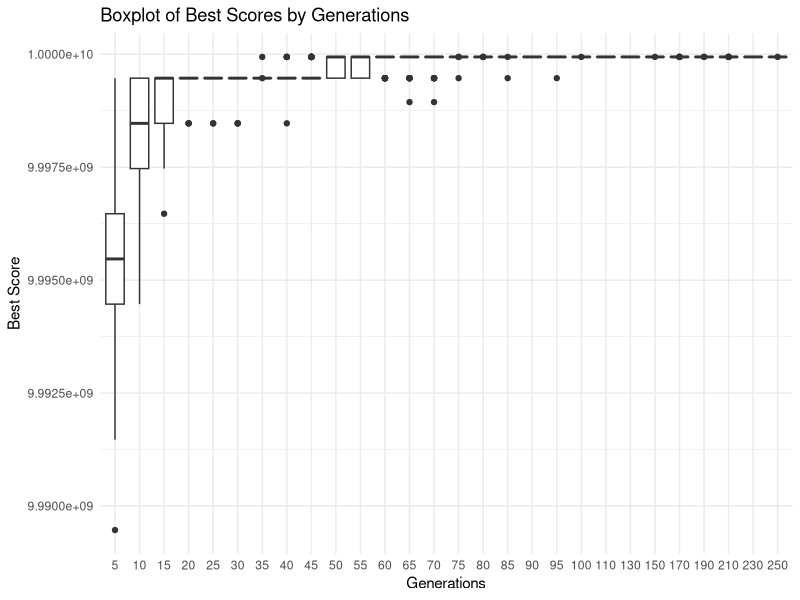
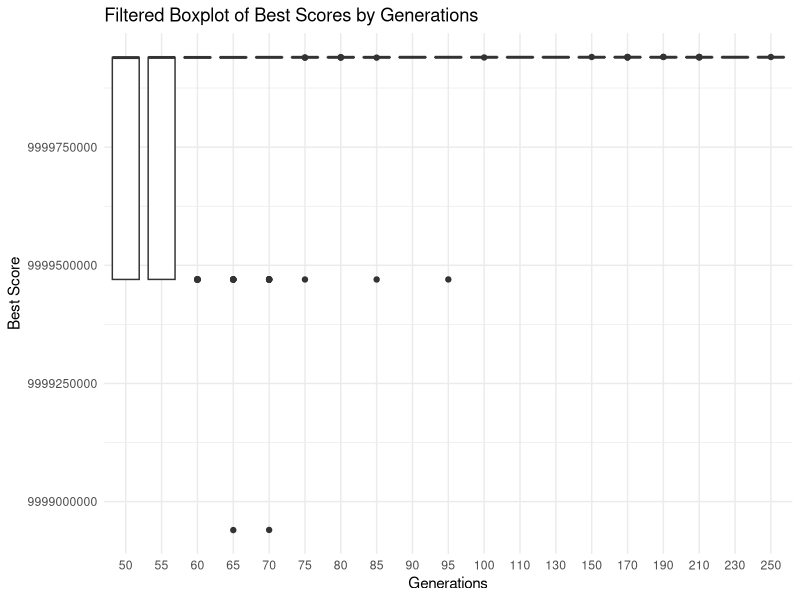
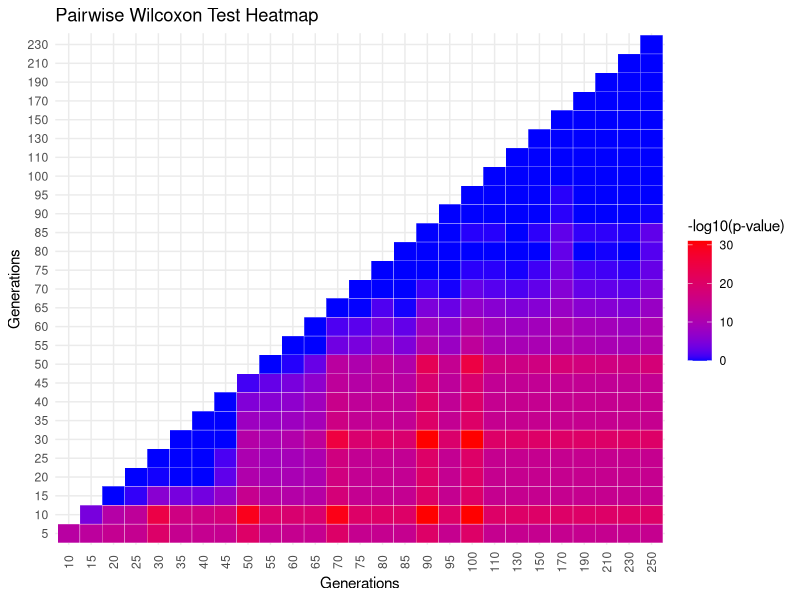

R code for these plots, in order:
## ---- chunk 1
library(ggplot2)
library(reshape2)

data <- read.csv("knapsack_results_250base_inc20.csv")
filtered_data <- subset(data, !(generations %in% c(5, 10, 15, 20, 25, 30, 35, 40, 45)))

# boxplot
ggplot(data, aes(x = as.factor(generations), y = best_score)) +
  geom_boxplot() +
  labs(title = "Boxplot of Best Scores by Generations", x = "Generations", y = "Best Score") +
  theme_minimal()

ggplot(filtered_data, aes(x = as.factor(generations), y = best_score)) +
  geom_boxplot() +
  labs(title = "Filtered Boxplot of Best Scores by Generations", x = "Generations", y = "Best Score") +
  theme_minimal()


## ---- chunk 2
# p values
library(knitr)
library(kableExtra)

wilcox_results <- pairwise.wilcox.test(data$best_score,
                                       as.factor(data$generations),
                                       p.adjust.method = "bonferroni")

# Extract Wilcoxon test results as a matrix
matrix_results <- wilcox_results$p.value

# Round the matrix_results to the nearest hundredth
rounded_matrix <- round(matrix_results, 2)

# Replace NA values with "-" for better readability
matrix_results[is.na(matrix_results)] <- "-"

# Convert Wilcoxon test results into a data frame
wilcox_matrix <- as.data.frame(as.table(wilcox_results$p.value))

# Rename columns for clarity
colnames(wilcox_matrix) <- c("Gen1", "Gen2", "P_Value")

# Remove NA values
wilcox_matrix <- na.omit(wilcox_matrix)

# Convert generations to numeric
wilcox_matrix$Gen1 <- as.numeric(as.character(wilcox_matrix$Gen1))
wilcox_matrix$Gen2 <- as.numeric(as.character(wilcox_matrix$Gen2))

# Create the heatmap
ggplot(wilcox_matrix, aes(
  x = factor(Gen1, levels = unique(wilcox_matrix$Gen1)),
  y = factor(Gen2, levels = unique(wilcox_matrix$Gen2)),
  fill = -log10(P_Value)
)) +
  geom_tile(color = "white") +
  scale_fill_gradient(low = "blue",
                      high = "red",
                      name = "-log10(p-value)") +
  labs(title = "Pairwise Wilcoxon Test Heatmap", x = "Generations", y = "Generations") +
  theme_minimal() +
  theme(axis.text.x = element_text(angle = 90, vjust = 0.5))
## ---- chunk 3
print(wilcox_results)
